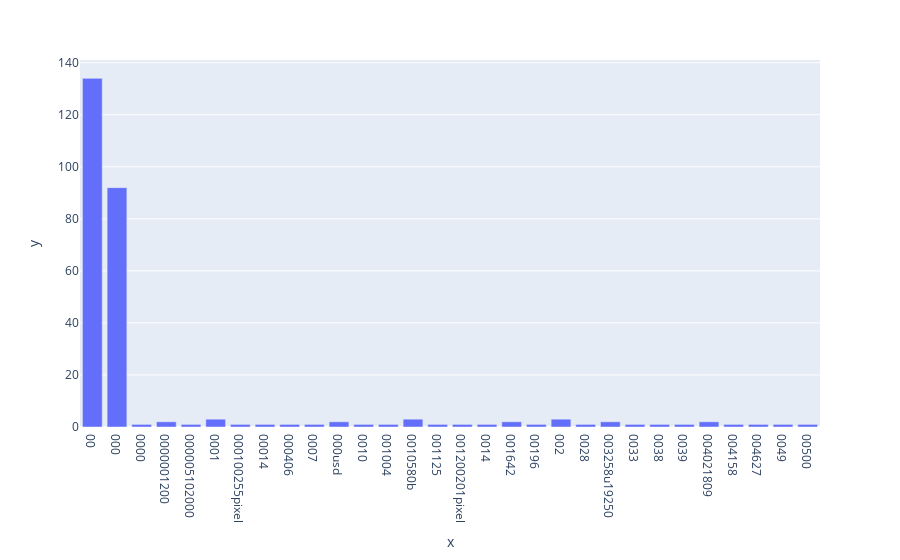

Here is the notebook cell this chart was saved with:
### Markdown cell above
### >>> **Exercise 14 (take home):** 
The chart above only contains 300 vocabulary in the documents, and it's already computationally intensive to both compute and visualize. Can you efficiently reduce the number of terms you want to visualize as an exercise.

### Code cell
#answer
import plotly.express as px 

def show_volc(X_counts, cols):
    df_X_count = pd.DataFrame(X_counts[:,cols].toarray(), columns=count_vect.get_feature_names_out()[cols])
    term_frequencies = df_X_count.sum()
    fig = px.bar(x=term_frequencies.index, y=term_frequencies)
    fig.show()
# example
show_volc(X_counts, slice(0, 30))

### Figure 1 — Plotly figure (JSON) as saved in the notebook; plotly's stock layout.template omitted (floating-point values rounded to 4 significant figures)
{"data": [{"alignmentgroup": "True", "hovertemplate": "x=%{x}<br>y=%{y}<extra></extra>", "legendgroup": "", "marker": {"color": "#636efa", "pattern": {"shape": ""}}, "name": "", "offsetgroup": "", "orientation": "v", "showlegend": false, "textposition": "auto", "type": "bar", "x": ["00", "000", "0000", "0000001200", "000005102000", "0001", "000100255pixel", "00014", "000406", "0007", "000usd", "0010", "001004", "0010580b", "001125", "001200201pixel", "0014", "001642", "00196", "002", "0028", "003258u19250", "0033", "0038", "0039", "004021809", "004158", "004627", "0049", "00500"], "xaxis": "x", "y": [134, 92, 1, 2, 1, 3, 1, 1, 1, 1, 2, 1, 1, 3, 1, 1, 1, 2, 1, 3, 1, 2, 1, 1, 1, 2, 1, 1, 1, 1], "yaxis": "y"}], "layout": {"barmode": "relative", "legend": {"tracegroupgap": 0}, "margin": {"t": 60}, "xaxis": {"anchor": "y", "domain": [0, 1], "title": {"text": "x"}}, "yaxis": {"anchor": "x", "domain": [0, 1], "title": {"text": "y"}}}}
